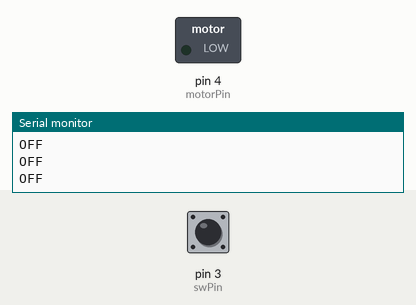
Bench run of a sketch on a simulated Arduino Uno, built with avr-gcc and run on an emulated ATmega328P. On the bench: switched loads named in the sketch (green lamp = pin HIGH), the last lines printed to the serial monitor. Dashed ring = blinking. The inputs (shaded band) are chosen by the test bench; at power-on: pin 3 (swPin) LOW.

Above: at 1.4 s.
1.5 s: pin 3 (swPin) pulled HIGH for 1 s
At 1.65 s:
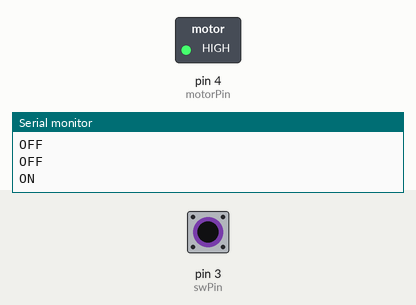
4.0 s: pin 3 (swPin) pulled HIGH for 0.35 s
At 4.7 s:
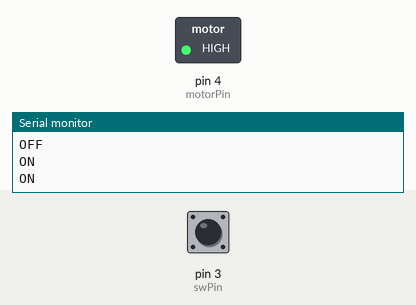
5.8 s: pin 3 (swPin) pulled HIGH for 3.2 s
At 6.45 s:
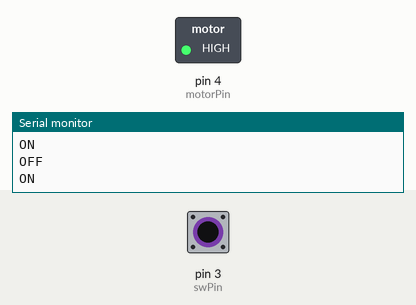
Timing chart, 0 to 10.2 s (numbered marks = the images above; inputs shaded):
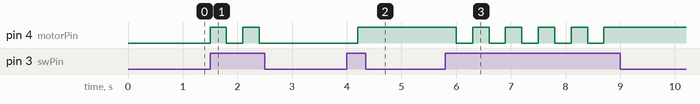

The sketch:

02_SW-DCMotor.ino
```cpp
const int swPin = 3; //3:ConnectorA 4:ConnectorB
const int motorPin = 4; //3:ConnectorA 4:ConnectorB

bool swState;

void setup() {
  Serial.begin(115200);
  pinMode(swPin, INPUT);
  pinMode(motorPin, OUTPUT);
}

void loop() {

  if (digitalRead(swPin) == HIGH) {
    swState = !swState;
  }

  if (swState == 1) {
    digitalWrite(motorPin, HIGH); //ON
    Serial.println("ON");
    delay(300);
  } else {
    digitalWrite(motorPin, LOW); //OFF
    Serial.println("OFF");
    delay(300);
  }

}
```

Measured:
- after the input at 1.5 s, pin 4 (motorPin): alternates HIGH for 0.30 s and LOW for 0.30 s, 4 changes in all, then stays LOW, starting at once
- after the input at 4.0 s, pin 4 (motorPin): LOW → HIGH after 0.20 s
- after the input at 5.8 s, pin 4 (motorPin): alternates HIGH for 0.30 s and LOW for 0.30 s, 10 changes in all, then stays HIGH, starting after 0.20 s
